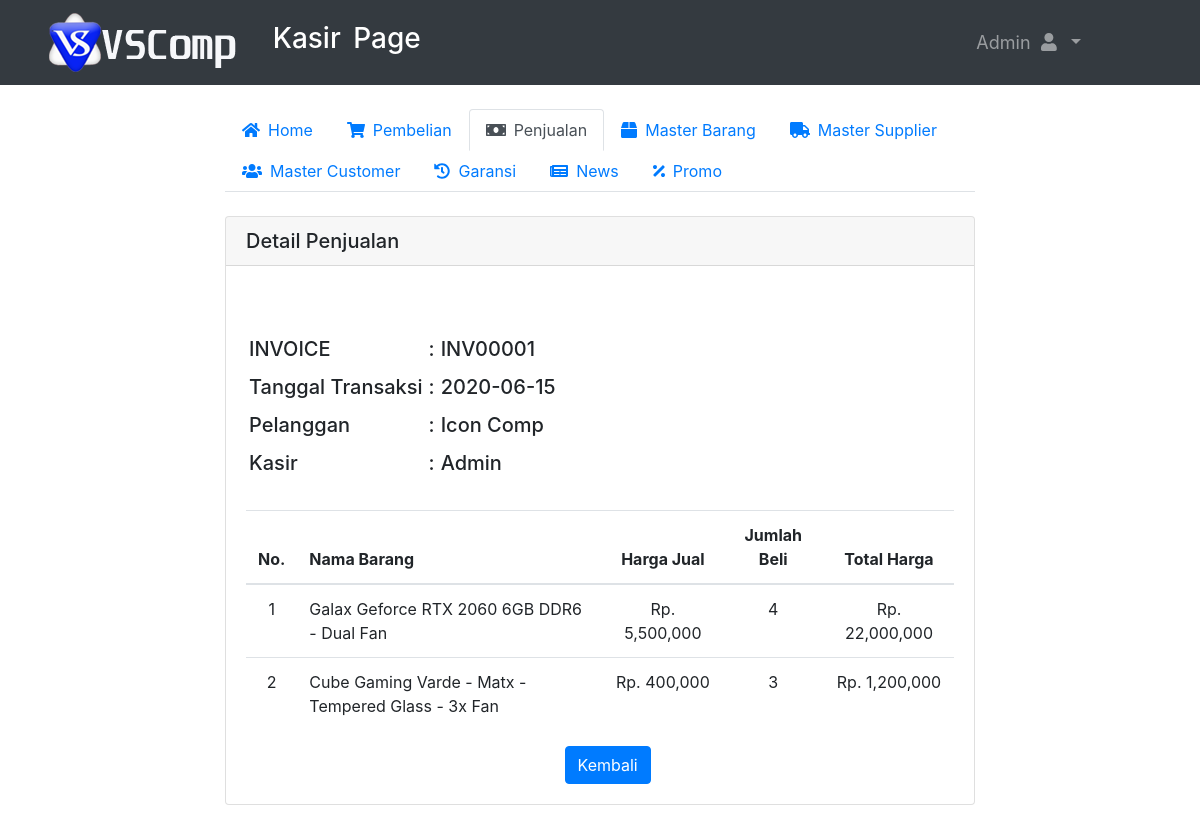
/kasir/detail.php?id=INV00001 (signed in), run on the app's committed database.
### tables this page shows
CREATE TABLE `penjualan` (
  `ID_PENJUALAN` int(11) NOT NULL,
  `INV_PENJUALAN` varchar(100) DEFAULT NULL,
  `ID_BARANG` varchar(100) DEFAULT NULL,
  `ID_PELANGGAN` varchar(100) DEFAULT NULL,
  `ID_LOGIN` int(11) DEFAULT NULL,
  `TANGGAL_TRANSAKSI` date DEFAULT NULL,
  `JUMLAH_BELI` int(11) DEFAULT NULL,
  `HARGA_AWAL` double DEFAULT NULL,
  `HARGA_JUALPJ` double DEFAULT NULL,
  `TOTAL_HARGA` double DEFAULT NULL
);

CREATE TABLE `pelanggan` (
  `ID_PELANGGAN` varchar(100) NOT NULL,
  `NAMA` varchar(20) DEFAULT NULL,
  `ALAMAT` varchar(100) DEFAULT NULL,
  `HP` varchar(20) DEFAULT NULL
);

CREATE TABLE `master_barang` (
  `ID_BARANG` varchar(100) NOT NULL,
  `ID_KATEGORI` int(11) DEFAULT NULL,
  `NAMA_BARANG` varchar(100) DEFAULT NULL,
  `STOK` int(11) DEFAULT NULL,
  `SATUAN` varchar(10) DEFAULT NULL,
  `HARGA_JUAL` double DEFAULT NULL,
  `STATUS` varchar(10) DEFAULT NULL
);

### function/function.php (called while the page is built, shortened)
<?php
 $conn= mysqli_connect ("localhost","root","","coba_penjualan");
function tampil_data($query){
  global $conn;
  $hasil = mysqli_query ($conn,$query);
  $array = [];
  while($data = mysqli_fetch_assoc($hasil)){
    $array[] = $data;
  }
  return $array;
}
?>

### kasir/detail.php (the view, shortened to what this page needs)
<?php include'header.php';
?>
<div class="container-fluid custom-container">
  <div class="nav-menu">
  <ul class="nav nav-tabs" id="myTab" role="tablist">
    <li class="nav-item">
      <a class="nav-link" id="home-tab"  href="dasboard.php" role="tab" aria-controls="home" aria-selected="true"><i class="fas fa-home mr-2"></i>Home</a>
    </li>
    <li class="nav-item">
      <a class="nav-link" id="contact-tab"  href="pembelian.php" role="tab" aria-controls="pembelian" aria-selected="false"><i class="fas fa-shopping-cart mr-2"></i>Pembelian</a>
    </li>
    <li class="nav-item">
      <a class="nav-link active" id="contact-tab"  href="penjualan.php" role="tab" aria-controls="penjualan" aria-selected="false"><i class="fas fa-money-bill mr-2"></i>Penjualan</a>
    </li>
    <li class="nav-item">
      <a class="nav-link" id="barang-tab"  href="master-barang.php" role="tab" aria-controls="master barang" aria-selected="false"><i class="fas fa-box mr-2"></i>Master Barang</a>
    </li>
    <li class="nav-item">
      <a class="nav-link" id="profile-tab"  href="master-supplier.php" role="tab" aria-controls="master supplier" aria-selected="false"><i class="fas fa-truck mr-2"></i>Master Supplier</a>
    </li>
    <li class="nav-item">
      <a class="nav-link" id="profile-tab"  href="master-customer.php" role="tab" aria-controls="master customer" aria-selected="false"><i class="fas fa-users mr-2"></i>Master Customer</a>
    </li>
    <li class="nav-item">
      <a class="nav-link" id="profile-tab"  href="garansi.php" role="tab" aria-controls="garansi" aria-selected="false"><i class="fas fa-history mr-2"></i>Garansi</a>
    </li>
    <li class="nav-item">
      <a class="nav-link" id="profile-tab"  href="news.php" role="tab" aria-controls="news" aria-selected="false"><i class="fas fa-newspaper mr-2"></i>News</a>
    </li>
    <li class="nav-item">
      <a class="nav-link" id="profile-tab"  href="promo.php" role="tab" aria-controls="promo" aria-selected="false"><i class="fas fa-percentage mr-2"></i>Promo</a>
    </li>
  </ul>
  <div class="tab-content" id="myTabContent">
    <div class="tab-pane fade show active" id="penjualan" role="tabpanel" aria-labelledby="contact-tab">
    <br>
    <div class="card">
      <h5 class="card-header">Detail Penjualan</h5>
    <div class="card-body">
      <br><br>
      <?php $invoice = $_GET["id"]; ?>
      <?php $data_pj = tampil_data("SELECT * FROM penjualan INNER JOIN master_barang ON penjualan.ID_BARANG=master_barang.ID_BARANG INNER JOIN pelanggan ON penjualan.ID_PELANGGAN=pelanggan.ID_PELANGGAN WHERE INV_PENJUALAN = '$invoice'")  ?>
      <?php foreach ($data_pj as $inv) :?>
      <?php endforeach; ?>
      <table cellpadding="3">
        <tr>
          <td><h5>INVOICE</h5></td>
          <td><h5>:</h5></td>
          <td><h5><?=$inv["INV_PENJUALAN"]; ?></h5></td>
        </tr>
        <tr>
          <td><h5>Tanggal Transaksi</h5></td>
          <td><h5>:</h5></td>
          <td><h5><?=$inv["TANGGAL_TRANSAKSI"]; ?></h5></td>
        </tr>
        <tr>
          <td><h5>Pelanggan</h5></td>
          <td><h5>:</h5></td>
          <td><h5><?=$inv["NAMA"]; ?></h5></td>
        </tr>
        <tr>
          <td><h5>Kasir</h5></td>
          <td><h5>:</h5></td>
          <td><h5><?=$row["NAMA"]; ?></h5></td>
        </tr>
      </table>
      <br>
      <table class="table ">
        <thead>
          <tr>
            <th scope="col" width="" class="text-center">No.</th>
            <th scope="col" width="">Nama Barang</th>
            <th scope="col" width="" class="text-center">Harga Jual</th>
            <th scope="col" width="" class="text-center">Jumlah Beli</th>
            <th scope="col" width="" class="text-center">Total Harga</th>
          </tr>
        </thead>
        <tbody>
          <?php $invoice = $_GET["id"]; $no=1; ?>
          <?php $data_pj = tampil_data("SELECT * FROM penjualan INNER JOIN master_barang ON penjualan.ID_BARANG=master_barang.ID_BARANG WHERE INV_PENJUALAN = '$invoice'")  ?>
          <?php foreach ($data_pj as $inv) :?>
          <tr>
            <td align="center"><?=$no; ?></td>
            <td><?=$inv["NAMA_BARANG"]; ?></td>
            <td align="center">Rp. <?=number_format($inv["HARGA_JUALPJ"]); ?></td>
            <td align="center"><?=$inv["JUMLAH_BELI"]; ?></td>
            <td align="center">Rp. <?=number_format($inv["TOTAL_HARGA"]); ?></td>
          </tr>
        <?php $no++; endforeach; ?>
        </tbody>
      </table>
      <a href="history-penjualan.php"><button class="btn btn-primary" type="submit" name="kembali" value="" style="margin-left:45%;">Kembali</button></a>
    </div>
  </div>
  </div>
  </div>
</div>
</div>
<br><br><br><br><br>
</body>
</html>

### kasir/header.php (shortened to what this page needs)
<?php
include'../function/function.php';
$user = $_SESSION['username'];
$hasil = mysqli_query($conn, "SELECT *  FROM login WHERE USERNAME = '$user'");
$row = mysqli_fetch_assoc($hasil);
?>
<!DOCTYPE html>
<html lang="en">
<head>
  <link rel="stylesheet" href="../css/bootstrap.min.css">
  <link rel="stylesheet" href="../css/datatables.min.css">
  <link rel="stylesheet" href="../css/datepicker.css">
  <link rel="stylesheet" href="../fontawesome/css/all.min.css">
  <link rel="stylesheet" href="../css/admin.css?v=1.0">
</head>
<body>
  <nav class="navbar navbar-expand-sm bg-dark navbar-dark sticky-top primary-nav" id="nav">
    <div class="container-fluid">
    <a class="navbar-brand" href="dasboard.php">
    <img src="../img/LOGO+TEXT.png" alt="Logo" id="logo"></img>
    <h3 style="display:inline; margin-top:30%">Kasir Page</h3>
    </a>
   <div class="collapse navbar-collapse" id="navbarSupportedContent">
    <ul class="navbar-nav ml-auto">
      <li class="nav-item dropdown">
        <a class="nav-link dropdown-toggle" href="#" id="navbarDropdown" role="button" data-toggle="dropdown" aria-haspopup="true" aria-expanded="false">
          <?php echo $row["NAMA"]; ?> <i class="fas fa-user"></i>
        </a>
        <li class="nav-item">
          <a class="nav-link" href="#"> </a>
        </li>
        <li class="nav-item">
          <a class="nav-link" href="#"> </a>
        </li>
        <li class="nav-item">
          <a class="nav-link" href="#"> </a>
        </li>
        <li class="nav-item">
          <a class="nav-link" href="#"> </a>
        </li>
        <li class="nav-item">
          <a class="nav-link" href="#"> </a>
        </li>
      </li>
    </ul>
  </div>
  </nav>
<br>

### css/admin.css (style rules this page uses)
.navbar-expand-sm { font-size: 18px; word-spacing: 5px; }
.custom-container { width: 65%; }

### data on the page
penjualan: INV_PENJUALAN "INV00001", TANGGAL_TRANSAKSI "2020-06-15", ID_BARANG.NAMA_BARANG "Cube Gaming Varde - Matx - Tempered Glass - 3x Fan", HARGA_JUALPJ "400,000", JUMLAH_BELI "3", TOTAL_HARGA "1,200,000"
pelanggan: NAMA "Icon Comp"
penjualan: ID_BARANG.NAMA_BARANG "Galax Geforce RTX 2060 6GB DDR6 - Dual Fan", HARGA_JUALPJ "5,500,000", JUMLAH_BELI "4", TOTAL_HARGA "22,000,000"

### other printed values
$row["NAMA"] "Admin"
